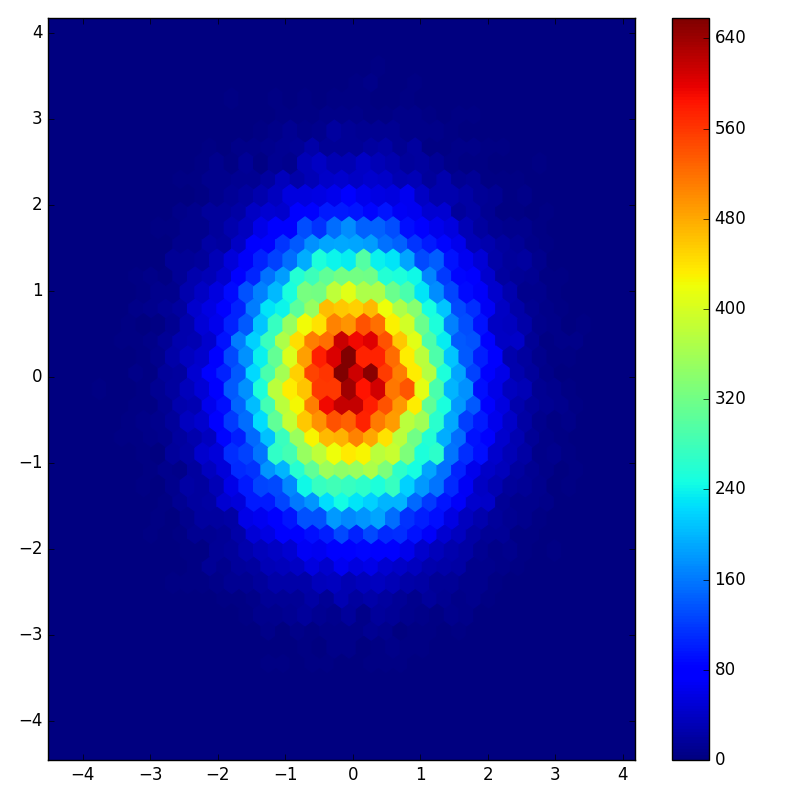

Reproduce this figure in Python.
#!/usr/bin/env python3
# -*- coding: utf-8 -*-

"""
Make a 2D histogram using a hexagonal binning

See:

- http://jakevdp.github.io/mpl_tutorial/tutorial_pages/tut3.html
"""

import numpy as np
import matplotlib.pyplot as plt

# MAKE DATA ###################################################################

x, y = np.random.normal(size=(2, 100000))

# INIT FIGURE #################################################################

fig = plt.figure(figsize=(8.0, 8.0))
ax = fig.add_subplot(111)

# AX ##########################################################################

im = ax.hexbin(x, y, gridsize=40)
fig.colorbar(im, ax=ax)

# SHOW AND SAVE FILE ##########################################################

plt.tight_layout()

plt.savefig("hist2d_hexa.png")
plt.show()
